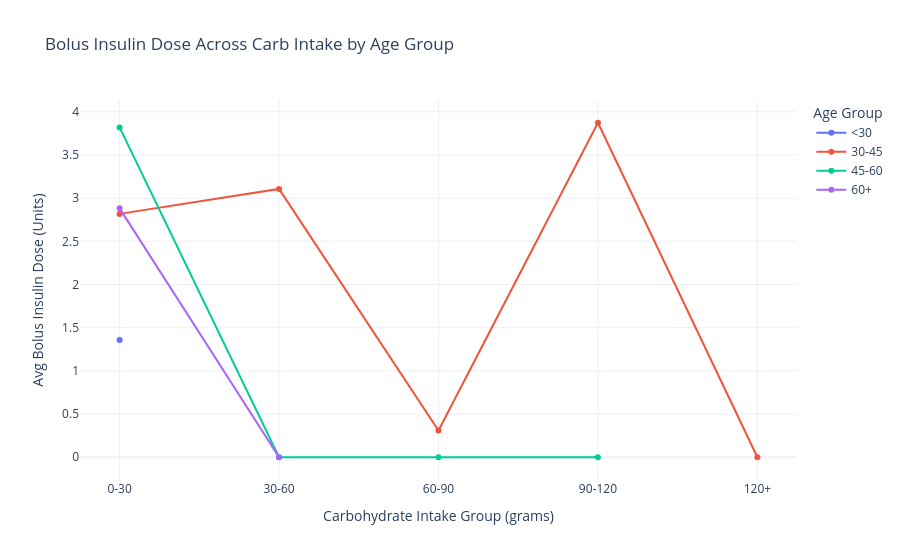

Notebook code cell kept with this figure:
### Markdown cell above
## Q10. Do different age groups need different insulin dosing for the same carbohydrate intake?
 **REASONING:**     
 Grouped the data by age group and carbohydrate intake to check whether insulin dose changes differently for 
 each age when eating the same amount of carbs.

### Code cell
import plotly.express as px

# 1. Create Age Groups
df['Age_Group'] = pd.cut(
    df['Age'],
    bins=[0, 30, 45, 60, 100],
    labels=['<30', '30-45', '45-60', '60+']
)

# 2. Create Carb Groups
df['Carb_Group'] = pd.cut(
    df['Carbohydrate_Intake_Grams'],
    bins=[0, 30, 60, 90, 120, 200],
    labels=['0-30','30-60','60-90','90-120','120+']
)

# 3. Group and calculate average bolus insulin dose
result = df.groupby(
    ['Age_Group', 'Carb_Group'],
    observed=False
)['Bolus_Insulin_Dose_Units'].mean().reset_index()

# 4. Interactive line chart
fig = px.line(
    result,
    x='Carb_Group',
    y='Bolus_Insulin_Dose_Units',
    color='Age_Group',
    markers=True,
    title="Bolus Insulin Dose Across Carb Intake by Age Group",
    labels={
        'Carb_Group': 'Carbohydrate Intake Group (grams)',
        'Bolus_Insulin_Dose_Units': 'Avg Bolus Insulin Dose (Units)',
        'Age_Group': 'Age Group'
    }
)

fig.update_layout(
    hovermode='x unified',
    template='plotly_white'
)

fig.show()

### Figure 1 — Plotly figure (JSON) as saved in the notebook; plotly's stock layout.template omitted (floating-point values rounded to 4 significant figures)
{"data": [{"hovertemplate": "Age Group=<30<br>Carbohydrate Intake Group (grams)=%{x}<br>Avg Bolus Insulin Dose (Units)=%{y}<extra></extra>", "legendgroup": "<30", "line": {"color": "#636efa", "dash": "solid"}, "marker": {"symbol": "circle"}, "mode": "lines+markers", "name": "<30", "orientation": "v", "showlegend": true, "type": "scatter", "x": ["0-30", "30-60", "60-90", "90-120", "120+"], "xaxis": "x", "y": [1.357, NaN, NaN, NaN, NaN], "yaxis": "y"}, {"hovertemplate": "Age Group=30-45<br>Carbohydrate Intake Group (grams)=%{x}<br>Avg Bolus Insulin Dose (Units)=%{y}<extra></extra>", "legendgroup": "30-45", "line": {"color": "#EF553B", "dash": "solid"}, "marker": {"symbol": "circle"}, "mode": "lines+markers", "name": "30-45", "orientation": "v", "showlegend": true, "type": "scatter", "x": ["0-30", "30-60", "60-90", "90-120", "120+"], "xaxis": "x", "y": [2.818, 3.108, 0.31, 3.874, 0.0], "yaxis": "y"}, {"hovertemplate": "Age Group=45-60<br>Carbohydrate Intake Group (grams)=%{x}<br>Avg Bolus Insulin Dose (Units)=%{y}<extra></extra>", "legendgroup": "45-60", "line": {"color": "#00cc96", "dash": "solid"}, "marker": {"symbol": "circle"}, "mode": "lines+markers", "name": "45-60", "orientation": "v", "showlegend": true, "type": "scatter", "x": ["0-30", "30-60", "60-90", "90-120", "120+"], "xaxis": "x", "y": [3.82, 0.0, 0.0, 0.0, NaN], "yaxis": "y"}, {"hovertemplate": "Age Group=60+<br>Carbohydrate Intake Group (grams)=%{x}<br>Avg Bolus Insulin Dose (Units)=%{y}<extra></extra>", "legendgroup": "60+", "line": {"color": "#ab63fa", "dash": "solid"}, "marker": {"symbol": "circle"}, "mode": "lines+markers", "name": "60+", "orientation": "v", "showlegend": true, "type": "scatter", "x": ["0-30", "30-60", "60-90", "90-120", "120+"], "xaxis": "x", "y": [2.882, 0.0, NaN, NaN, NaN], "yaxis": "y"}], "layout": {"hovermode": "x unified", "legend": {"title": {"text": "Age Group"}, "tracegroupgap": 0}, "title": {"text": "Bolus Insulin Dose Across Carb Intake by Age Group"}, "xaxis": {"anchor": "y", "domain": [0, 1], "title": {"text": "Carbohydrate Intake Group (grams)"}}, "yaxis": {"anchor": "x", "domain": [0, 1], "title": {"text": "Avg Bolus Insulin Dose (Units)"}}}}
